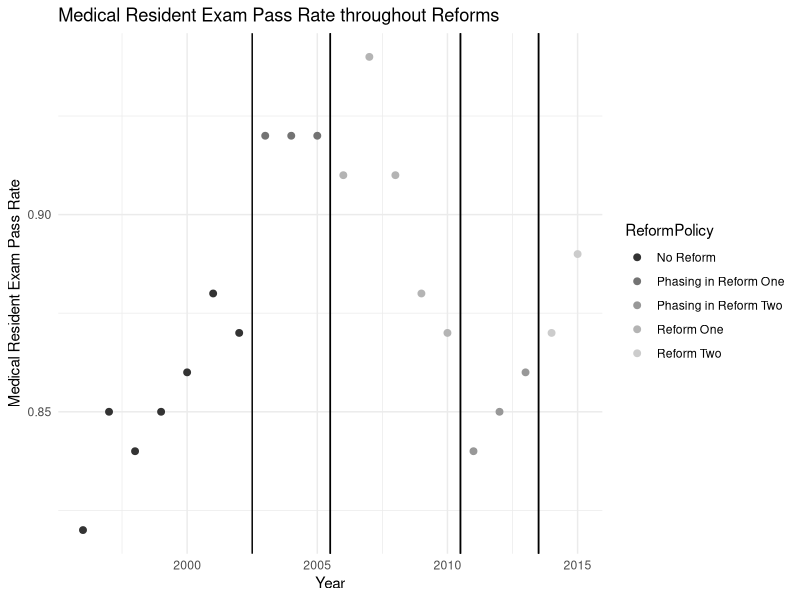
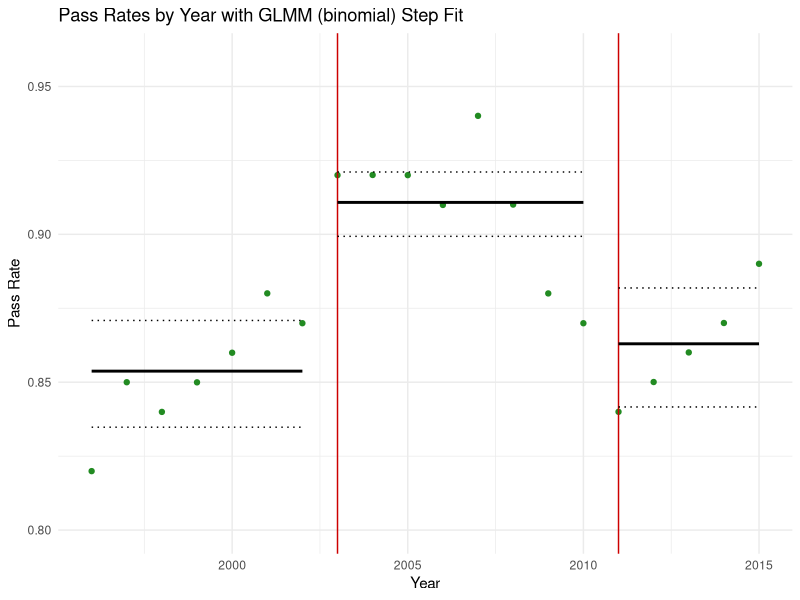
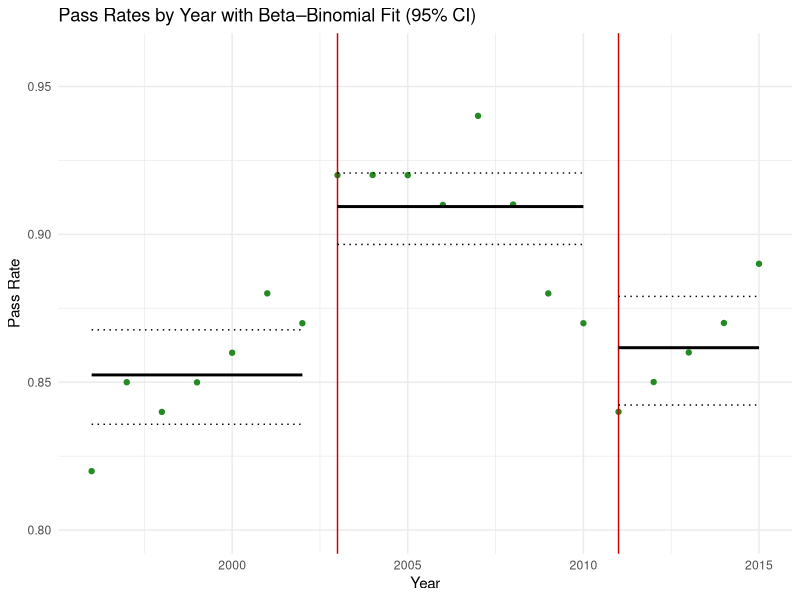
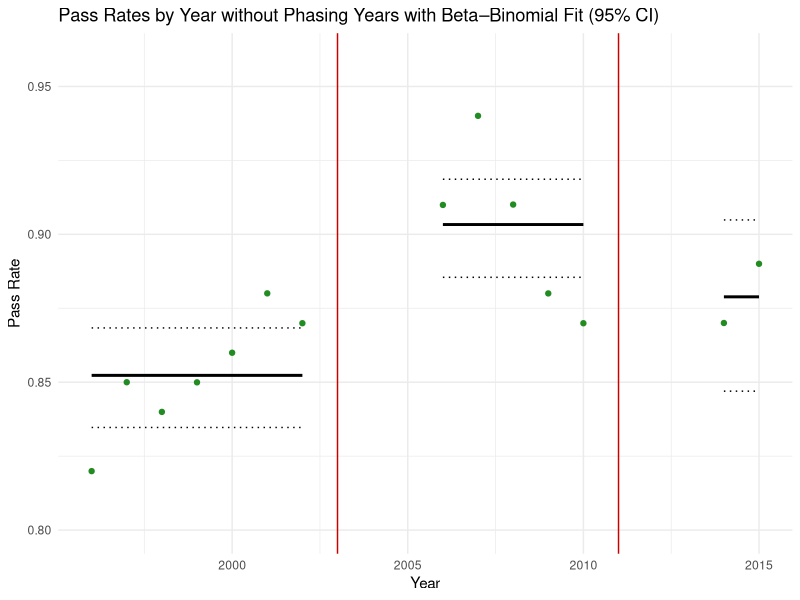

These charts were generated, in order, by the following R code:
## ---- chunk 1
library(lme4)
library(knitr)
library(tidyverse)
library(glmmTMB)
library(broom)
library(emmeans)
## ---- chunk 2
data <- read.table("data.txt",header = TRUE, as.is = TRUE)
## ---- chunk 3
data$Pass <- round(data$N * data$Pct)
data$Fail <- (data$N - data$Pass)
data$timeperiod <- rep(1, nrow(data))
data$timeperiod[data$Year > 2002] <- 2
data$timeperiod[data$Year > 2010] <- 3
data$timeperiod <- factor(data$timeperiod, levels = c(1, 2, 3), labels = c("tp1", "tp2", "tp3"))
## ---- chunk 4
yP <- data.frame(Year = rep(data$Year, data$Pass), Pass = rep(1, sum(data$Pass)))
yF <- data.frame(Year = rep(data$Year, data$Fail), Pass = rep(0, sum(data$Fail)))
y <- rbind(yP, yF); rm(yP, yF)
y$timeperiod <- rep(1, nrow(y))
y$timeperiod[y$Year > 2002] <- 2
y$timeperiod[y$Year > 2010] <- 3
y$timeperiod <- factor(y$timeperiod, levels = c(1, 2, 3), labels = c("tp1", "tp2", "tp3"))
y$timeperiod <- relevel(y$timeperiod, ref = "tp2")
data$timeperiod <- relevel(data$timeperiod, ref = "tp2")
## ---- chunk 5

# Plot One: Breaking Down Subsets 

# Add Reform Phasing Information
reform_phase_data <- data |>
  mutate(
    ReformPolicy = case_when(
      Year < 2003 ~ "No Reform",
      Year < 2006 ~ "Phasing in Reform One",
      Year < 2011 ~ "Reform One",
      Year < 2014 ~ "Phasing in Reform Two",
      Year < 2016 ~ "Reform Two"
    )
  ) 
## ---- chunk 6
# Create the Plot
reform_phase_data |>
  ggplot(aes(x = Year, y = Pct, color = ReformPolicy)) +
  geom_point(size = 2) +
    labs(
      x = "Year",
      y = "Medical Resident Exam Pass Rate",
      title = "Medical Resident Exam Pass Rate throughout Reforms"
    ) + 
  geom_vline(xintercept = c(2002.5, 2005.5, 2010.5, 2013.5)) + 
  geom_vline(aes(xintercept = 2005.5)) + 
  geom_vline(aes(xintercept = 2010.5)) +
  geom_vline(aes(xintercept = 2013.5)) +
  scale_color_grey() +
  theme_minimal()
## ---- chunk 7
model <- glmer(
  Pass ~ timeperiod + (1 | Year),
  data = y,
  family = binomial(link = "logit")
)
## ---- chunk 8
summary(model)$coefficients
## ---- chunk 9
emm <- emmeans(model, ~ timeperiod, type = "response", re.form = NA)
step <- as.data.frame(emm) %>%
  mutate(period = c("tp2","tp1","tp3")) %>%
  arrange(period)

nm_mean  <- intersect(names(step), c("response","prob","emmean"))[1]
nm_lower <- intersect(names(step), c("lower.CL","asymp.LCL"))[1]
nm_upper <- intersect(names(step), c("upper.CL","asymp.UCL"))[1]

step$response <- step[[nm_mean]]
step$lower.CL <- step[[nm_lower]]
step$upper.CL <- step[[nm_upper]]

step$xmin <- c(1996, 2003, 2011)
step$xmax <- c(2002, 2010, 2015)

ggplot(data, aes(x = Year, y = Pass/N)) +
  geom_point(color = "forestgreen") +
  geom_vline(xintercept = c(2003, 2011), color = "red3") +
  geom_segment(data = step,
               aes(x = xmin, xend = xmax, y = response, yend = response),
               inherit.aes = FALSE, color = "black", linewidth = 1) +
  geom_segment(data = step,
               aes(x = xmin, xend = xmax, y = lower.CL, yend = lower.CL),
               inherit.aes = FALSE, color = "black", linetype = "dotted") +
  geom_segment(data = step,
               aes(x = xmin, xend = xmax, y = upper.CL, yend = upper.CL),
               inherit.aes = FALSE, color = "black", linetype = "dotted") +
  labs(title = "Pass Rates by Year with GLMM (binomial) Step Fit",
       y = "Pass Rate") +
  coord_cartesian(ylim = c(0.80, 0.96)) +
  theme_minimal()
## ---- chunk 10
beta_binomial_model <- glmmTMB(
  cbind(Pass, Fail) ~ timeperiod,
  data = data,
  family = betabinomial(link = "logit")
)
## ---- chunk 11
summary(beta_binomial_model)$coefficients
## ---- chunk 12
period_map <- data.frame(
  timeperiod = factor(c("tp1","tp2","tp3"), levels = levels(data$timeperiod)),
  xmin = c(1996, 2003, 2011),
  xmax = c(2002, 2010, 2015)
)

newdat <- tibble(timeperiod = c("tp1","tp2","tp3")) |>
  left_join(period_map, by = "timeperiod")

pred_link <- predict(beta_binomial_model, newdata = newdat, type = "link", se.fit = TRUE)
newdat$fit <- plogis(pred_link$fit)
newdat$lo  <- plogis(pred_link$fit - 1.96 * pred_link$se.fit)
newdat$hi  <- plogis(pred_link$fit + 1.96 * pred_link$se.fit)

# plot
ggplot(data, aes(x = Year, y = Pass/N)) +
  geom_point(color = "forestgreen") +
  geom_vline(xintercept = c(2003, 2011), color = "red3") +
  geom_segment(data = newdat, aes(x = xmin, xend = xmax, y = fit, yend = fit),
               inherit.aes = FALSE, color = "black", linewidth = 1) +
  geom_segment(data = newdat, aes(x = xmin, xend = xmax, y = lo, yend = lo),
               inherit.aes = FALSE, color = "black", linetype = "dotted") +
  geom_segment(data = newdat, aes(x = xmin, xend = xmax, y = hi, yend = hi),
               inherit.aes = FALSE, color = "black", linetype = "dotted") +
  labs(title = "Pass Rates by Year with Beta–Binomial Fit (95% CI)",
       y = "Pass Rate") +
  coord_cartesian(ylim = c(0.80, 0.96)) +
  theme_minimal()
## ---- chunk 13
# Grouping Subsets

# Reform Data
reform_data <- data %>%
  filter(Year < 2003 | (Year >= 2006 & Year <= 2010) | (Year >= 2014 & Year <= 2015)) 
reform_data$timeperiod <- factor(reform_data$timeperiod, levels = c("tp1","tp2","tp3"))
reform_data$timeperiod <- relevel(reform_data$timeperiod, ref = "tp2")
## ---- chunk 14
beta_binomial_model_subsets <- glmmTMB(
  cbind(Pass, Fail) ~ timeperiod,
  data = reform_data,
  family = betabinomial(link = "logit")
)
## ---- chunk 15
summary(beta_binomial_model_subsets)$coefficients
## ---- chunk 16
period_map_sub <- tibble(
  timeperiod = factor(c("tp1","tp2","tp3"), levels = levels(reform_data$timeperiod)),
  xmin = c(1996, 2006, 2014),
  xmax = c(2002, 2010, 2015)
)

present <- unique(reform_data$timeperiod)
period_map_sub <- semi_join(period_map_sub,
                                   tibble(timeperiod = present),
                                   by = "timeperiod")

newdat <- select(period_map_sub, timeperiod)
pred_link <- predict(beta_binomial_model_subsets, newdata = newdat, type = "link", se.fit = TRUE)

newdat$fit <- plogis(pred_link$fit)
newdat$lo  <- plogis(pred_link$fit - 1.96 * pred_link$se.fit)
newdat$hi  <- plogis(pred_link$fit + 1.96 * pred_link$se.fit)

newdat <- dplyr::left_join(newdat, period_map_sub, by = "timeperiod")

ggplot(reform_data, aes(x = Year, y = Pass/N)) +
  geom_point(color = "forestgreen") +
  geom_vline(xintercept = c(2003, 2011), color = "red3") +

  geom_segment(data = newdat,
               aes(x = xmin, xend = xmax, y = fit, yend = fit),
               inherit.aes = FALSE, color = "black", linewidth = 1) +
  geom_segment(data = newdat,
               aes(x = xmin, xend = xmax, y = lo, yend = lo),
               inherit.aes = FALSE, color = "black", linetype = "dotted") +
  geom_segment(data = newdat,
               aes(x = xmin, xend = xmax, y = hi, yend = hi),
               inherit.aes = FALSE, color = "black", linetype = "dotted") +

  labs(title = "Pass Rates by Year without Phasing Years with Beta–Binomial Fit (95% CI)",
       y = "Pass Rate") +
  coord_cartesian(ylim = c(0.80, 0.96)) +
  theme_minimal()
